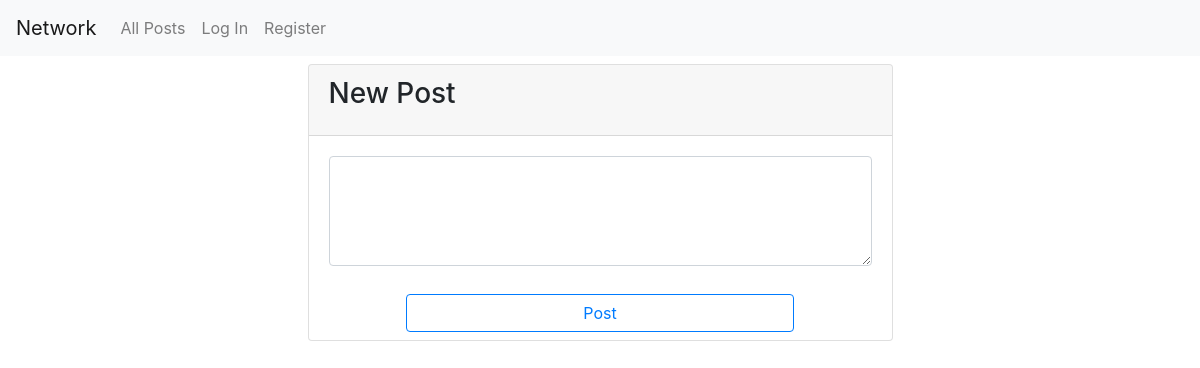
The page /?pagenum=2 on the database as committed earlier.
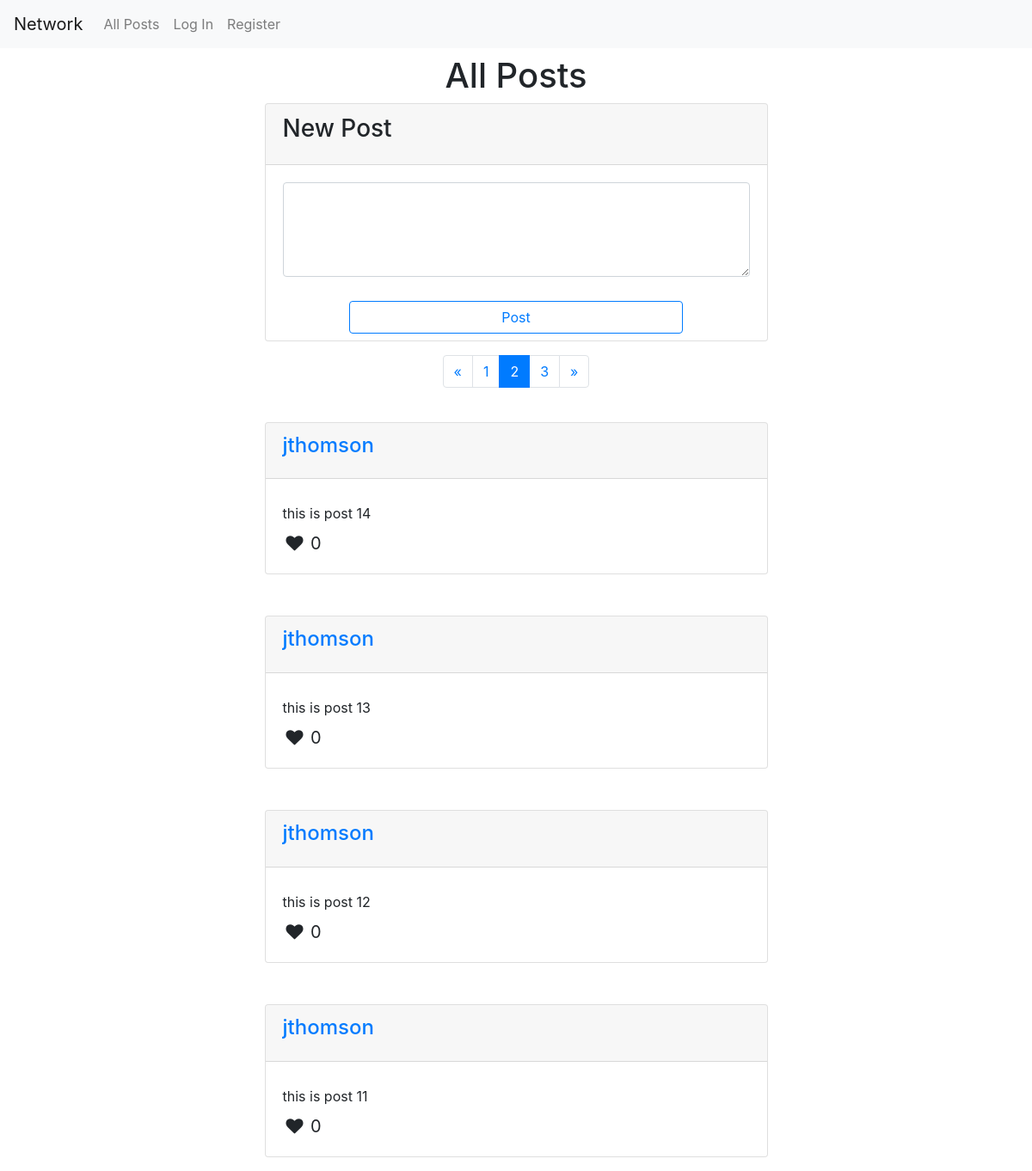
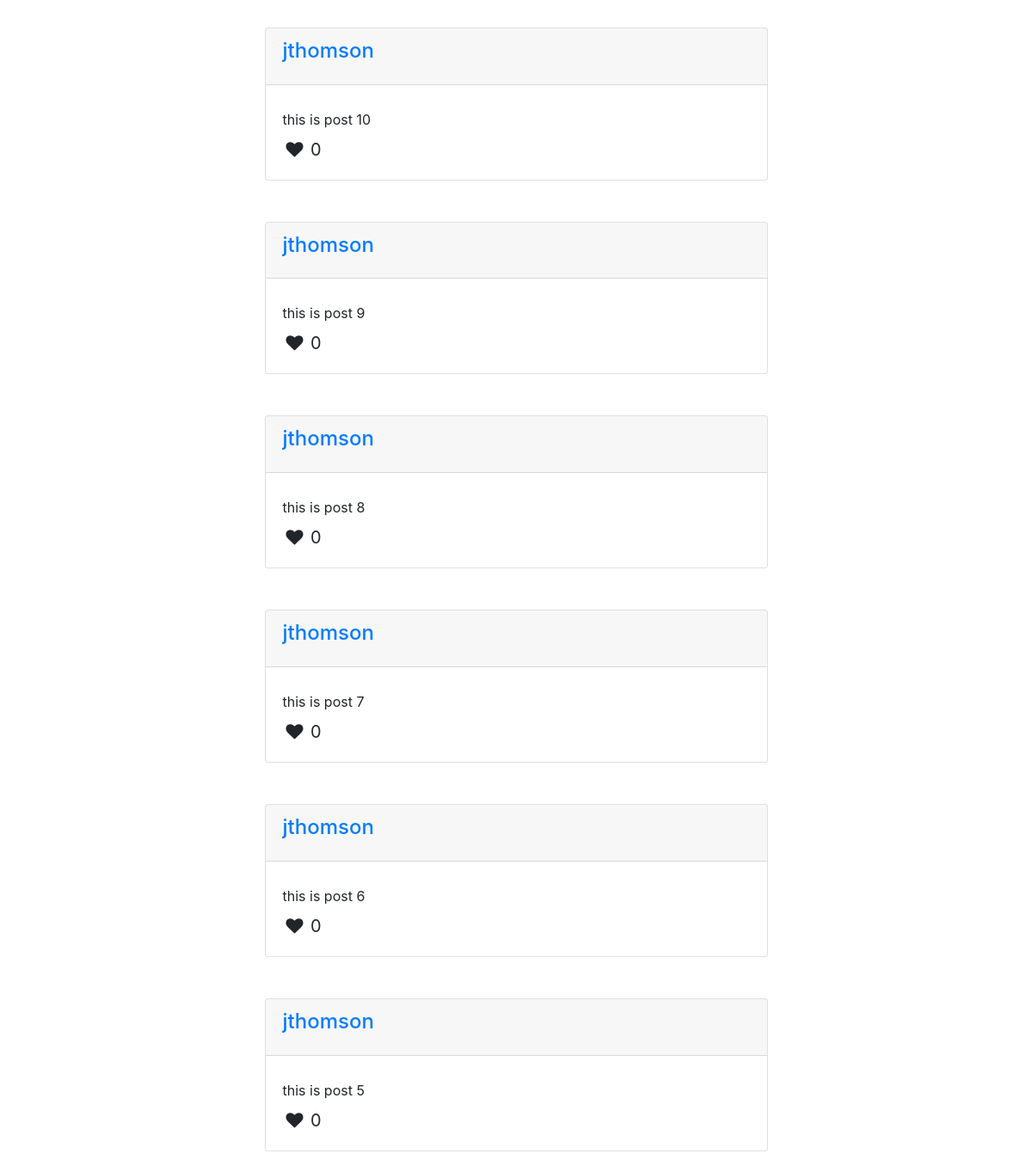
The same page on the database as committed later (2 pictures, top to bottom).
### network/models.py (models this page shows)
class Post(models.Model):
    posting_user = models.ForeignKey(User, on_delete=models.CASCADE, related_name='posts')
    time = models.DateTimeField(auto_now_add=True)
    content = models.TextField()
    likes = models.ManyToManyField(User, related_name='liked_posts')

class User(AbstractUser):
    following = models.ManyToManyField('User', related_name="followers")

### network/views.py (the view)
# urls.py: path("", views.index, name="index"),
def index(request):
    posts = Post.objects.all().order_by('-time')
    return showposts(request, posts)

### network/views.py (called while the page is built, shortened)
def showposts(request, posts, userpage=False, title='All Posts'):
    if posts.count() == 0 and not userpage:
        return render(request, "network/index.html", {
            'empty': True
        })
    paginator = Paginator(posts, 10)
    pagenum = request.GET.get('pagenum', 1)
    try:
        pagenum = int(pagenum)
    except ValueError:
        raise Http404
    if pagenum in paginator.page_range:
        items = paginator.page(pagenum)
    else:
        raise Http404
    data = {
        'items': items,
        'pagenum': pagenum,
        'pages': [p for p in paginator.page_range],
        'firstpage': pagenum == 1,
        'lastpage': pagenum == paginator.num_pages,
        'userpage': userpage,
        'title': title,
    }
    return render(request, "network/index.html", data)

### network/templates/network/index.html (shortened to what this page needs)
{% extends "network/layout.html" %}
{% block body %}
    {% with urlparam=title %}
        <h1 class="my-2 center">{{ title }}</h1>
        {% if not userpage %}
            <div class="row">
                <div class="col-md-8 col-lg-6 offset-md-2 offset-lg-3">
                    <div class="card">
                        <div class="card-header">
                            <h3 class="card-title">New Post</h3>
                        </div>
                        <div class="card-body">
                            <textarea class="form-control" rows=4></textarea>
                        </div>
                        <button class="btn btn-outline-primary my-2 btn-block col-xs-10 offset-xs-1 col-md-8 offset-md-2">Post</button>
                    </div>
                </div>
            </div>
        {% else %}
            <h5 class="text-muted center">Followers: {{ followers }}</h5>
            <h5 class="text-muted center">Following: {{ following }}</h5>
        {% endif %}
        {% if not empty %}
            <ul class="pagination justify-content-center my-3">
                {% if firstpage %}
                    <li class="page-item disabled">
                        <a class="page-link" href="#">
                            <span>&laquo</span>
                        </a>
                    </li>
                {% else %}
                    <li class="page-item">
                        {% if urlparam == 'All Posts' %}
                            <a class="page-link" href="{% url 'index' %}?pagenum={{ pagenum|add:-1 }}">
                                <span>&laquo</span>
                            </a>
                        {% else %}
                            <a class="page-link" href="{% url 'viewuser' urlparam %}?pagenum={{ pagenum|add:-1 }}">
                                <span>&laquo</span>
                            </a>
                        {% endif %}
                    </li>
                {% endif %}
                {% for num in pages %}
                    {% if num == pagenum %}
                        <li class="page-item active">
                    {% else %}
                        <li class="page-item">
                    {% endif %}
                    {% if urlparam == 'All Posts' %}
                        <a class="page-link" href="{% url 'index' %}?pagenum={{ num }}">{{ num }}</a>
                    {% else %}
                        <a class="page-link" href="{% url 'viewuser' urlparam %}?pagenum={{ num }}">{{ num }}</a>
                    {% endif %}
                        </li>
                {% endfor %}
                {% if lastpage %}
                    <li class="page-item disabled">
                        <a class="page-link" href="#">
                            <span>&raquo</span>
                        </a>
                    </li>
                {% else %}
                    <li class="page-item">
                        {% if urlparam == 'All Posts' %}
                            <a class="page-link" href="{% url 'index' %}?pagenum={{ pagenum|add:1 }}">
                                <span>&raquo</span>
                            </a>
                        {% else %}
                            <a class="page-link" href="{% url 'viewuser' urlparam %}?pagenum={{ pagenum|add:1 }}">
                                <span>&raquo</span>
                            </a>
                        {% endif %}
                    </li>
                {% endif %}
            </ul>
            {% for item in items %}
                <div class="row">
                    <div class="col-md-8 col-lg-6 offset-md-2 offset-lg-3 my-4">
                        <div class="card">
                            <div class="card-header">
                                {% with username=item.posting_user.username %}
                                    <a href="{% url 'viewuser' username %}"><h4 class="card-title">{{ username }}</h4></a>
                                {% endwith %}
                            </div>
                            <div class="card-body">
                                <div class="my-2">{{ item.content }}</div>
                                <i class="fa fa-heart likebutton mx-1"></i>
                                <span class="likeamount">{{ item.likes.count }}</span>
                            </div>
                        </div>
                    </div>
                </div>
            {% endfor %}
        {% endif %}
    {% endwith %}
{% endblock %}

### network/templates/network/layout.html (shortened to what this page needs)
{% load static %}
<!DOCTYPE html>
<html lang="en">
    <head>
        <link rel="stylesheet" href="https://stackpath.bootstrapcdn.com/bootstrap/4.4.1/css/bootstrap.min.css">
        <link href="{% static 'network/styles.css' %}" rel="stylesheet">
        <link rel="stylesheet" href="https://cdnjs.cloudflare.com/ajax/libs/font-awesome/4.7.0/css/font-awesome.min.css">
    </head>
    <body>
        <nav class="navbar navbar-expand-lg navbar-light bg-light">
            <a class="navbar-brand" href="#">Network</a>
            <div>
              <ul class="navbar-nav mr-auto">
                <li class="nav-item">
                  <a class="nav-link" href="{% url 'index' %}">All Posts</a>
                </li>
                {% if user.is_authenticated %}
                    <li class="nav-item">
                        <a class="nav-link" href="#">Following</a>
                    </li>
                    <li class="nav-item">
                        <a class="nav-link" href="{% url 'logout' %}">Log Out</a>
                    </li>
                {% else %}
                    <li class="nav-item">
                        <a class="nav-link" href="{% url 'login' %}">Log In</a>
                    </li>
                    <li class="nav-item">
                        <a class="nav-link" href="{% url 'register' %}">Register</a>
                    </li>
                {% endif %}
              </ul>
            </div>
          </nav>
        <div class="body">
            {% block body %}
            {% endblock %}
        </div>
    </body>
</html>

### network/static/network/styles.css (style rules this page uses)
.center { text-align: center; }
.likebutton, .likeamount { font-size: 20px !important; }

Rows that differ between the two databases and show on the page:
added Post: posting_user.username "jthomson", content "this is post 14", likes.count "0"
added Post: posting_user.username "jthomson", content "this is post 13", likes.count "0"
added Post: posting_user.username "jthomson", content "this is post 12", likes.count "0"
added Post: posting_user.username "jthomson", content "this is post 11", likes.count "0"
added Post: posting_user.username "jthomson", content "this is post 10", likes.count "0"
added Post: posting_user.username "jthomson", content "this is post 9", likes.count "0"
added Post: posting_user.username "jthomson", content "this is post 8", likes.count "0"
added Post: posting_user.username "jthomson", content "this is post 7", likes.count "0"
added Post: posting_user.username "jthomson", content "this is post 6", likes.count "0"
added Post: posting_user.username "jthomson", content "this is post 5", likes.count "0"
Other text that changed with them:
{{ title }}: (not shown) → "All Posts"
new list line: "1"
new list line: "2"
new list line: "3"
